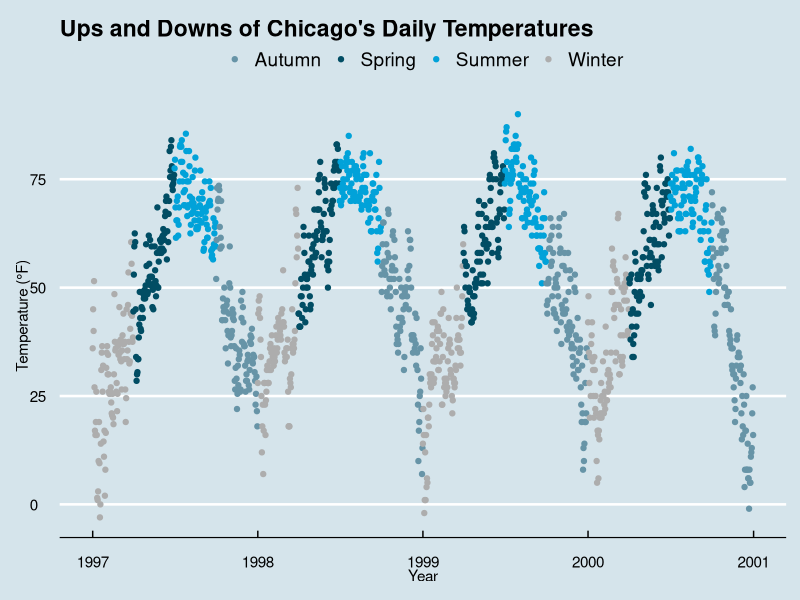
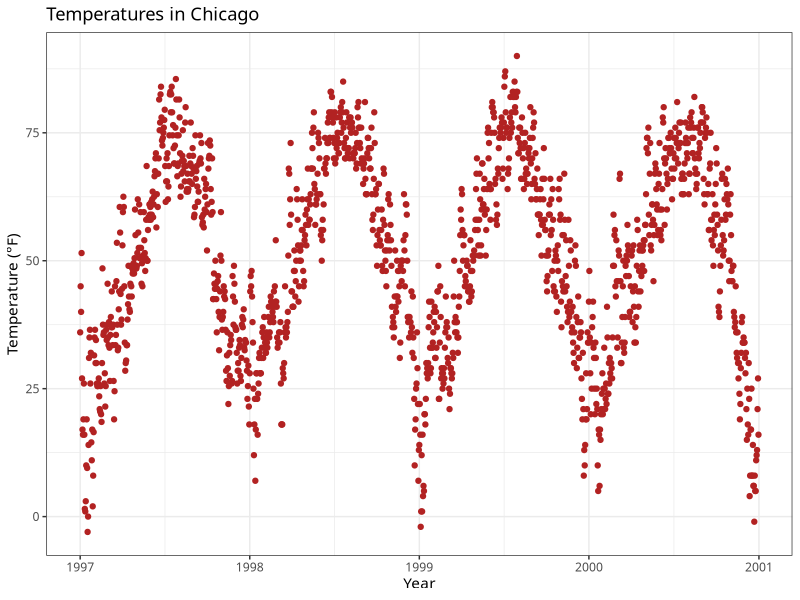
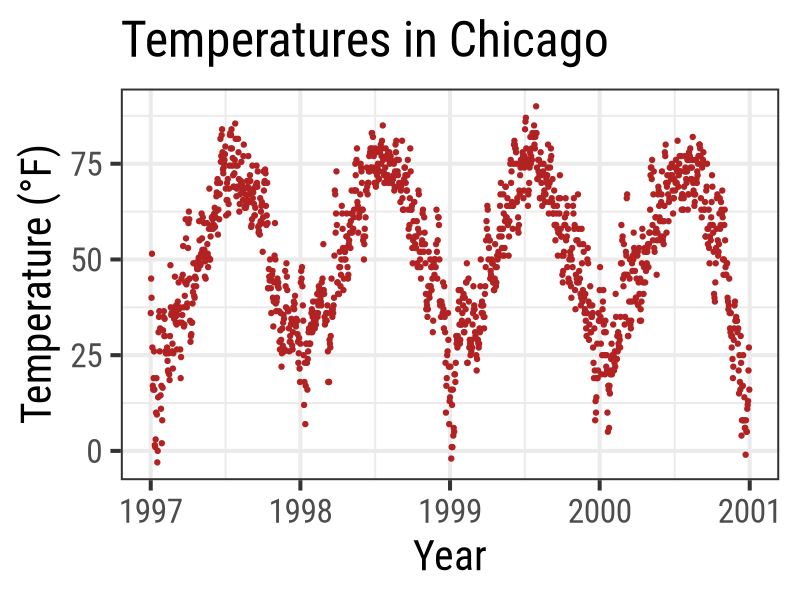
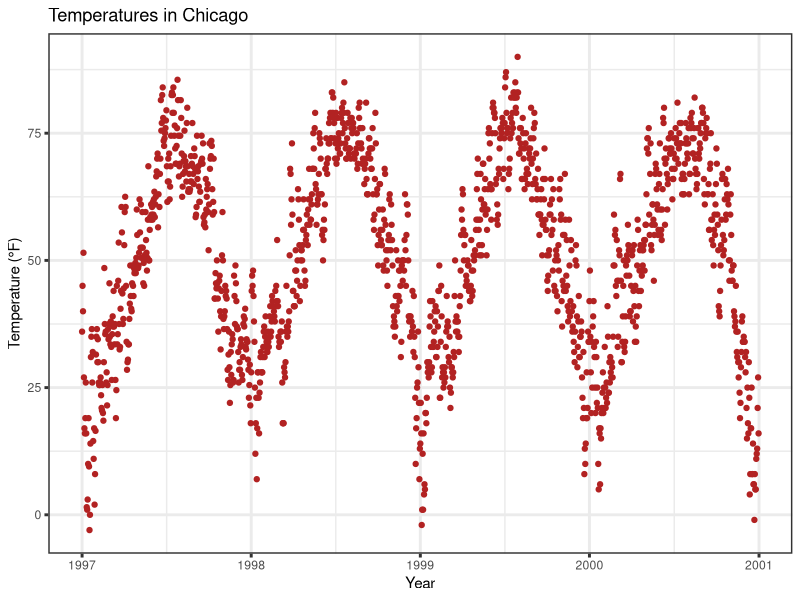
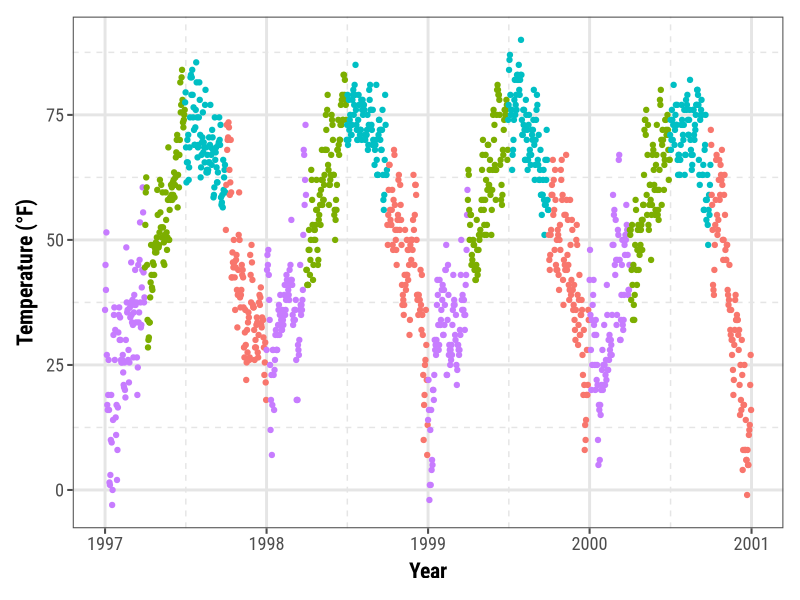
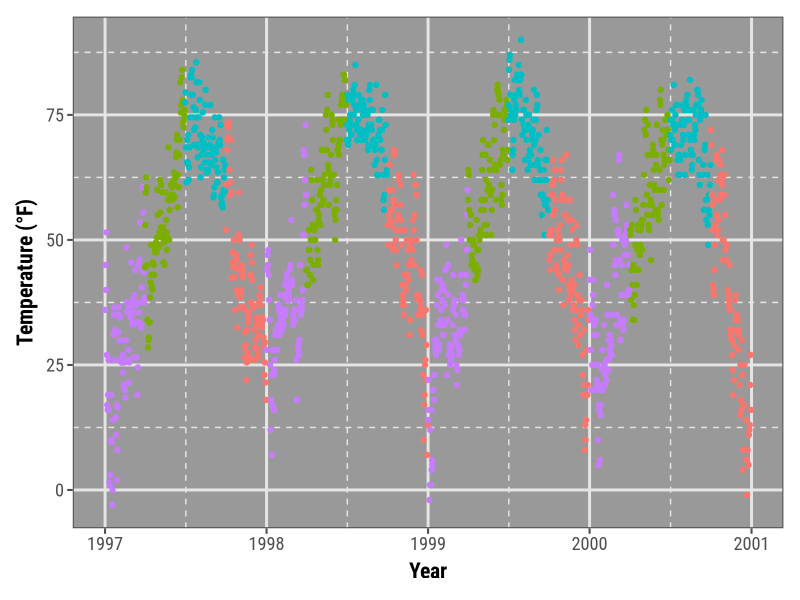
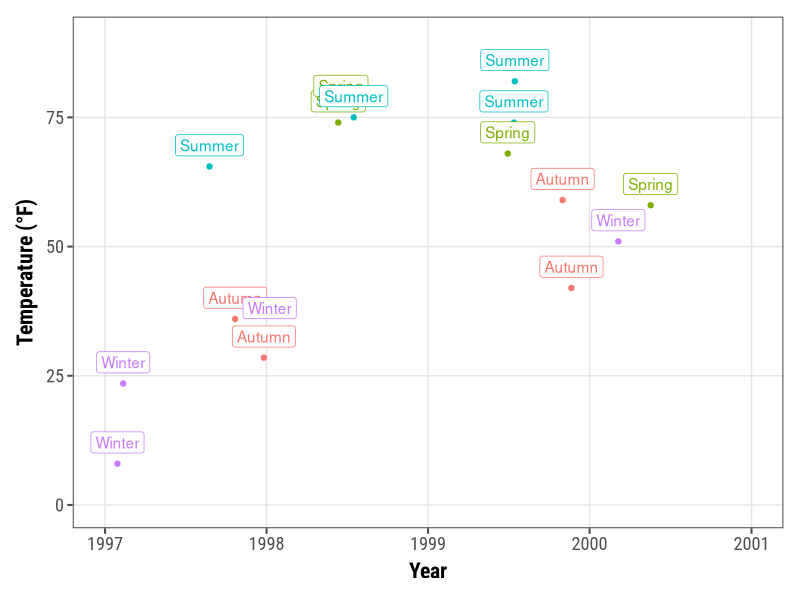
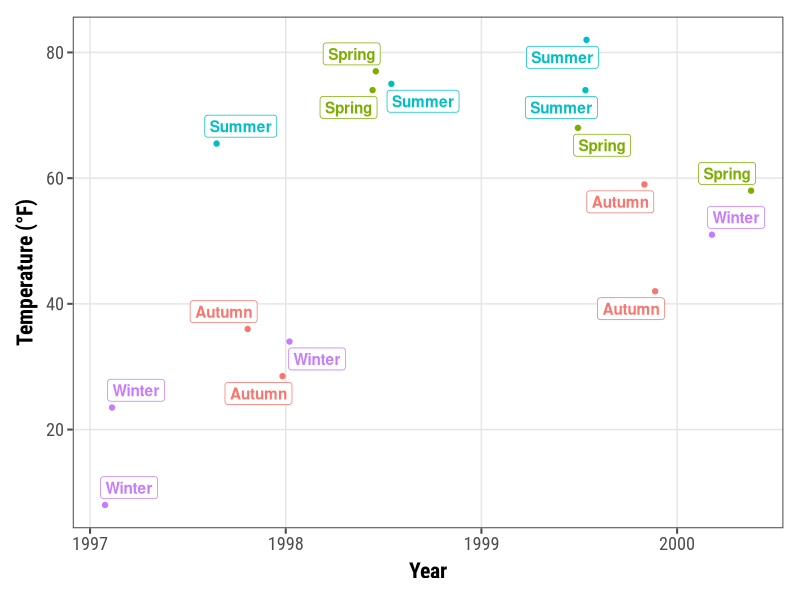

Write the R code that produced these figures, in order.
## ---- chunk 1
# load libraries
library(tidyverse)
library(systemfonts)
library(ggthemes)
library(ggtext)
theme_set(theme_bw())

# load data
chic <- readr::read_csv("./Data/chicago-nmmaps-custom.csv")
chic

## ---- chunk 2
ggplot(chic, aes(x = date, y = temp, color = season)) +
  geom_point() +
  labs(x = "Year", y = "Temperature (°F)") +
  ggtitle("Ups and Downs of Chicago's Daily Temperatures") +
  # uses theme_economist
  theme_economist() +
  # the color is modified to scale_color_economist
  scale_color_economist(name = NULL)
## ---- chunk 3
g <- ggplot(chic, aes(x = date, y = temp)) +
  geom_point(color = "firebrick") +
  labs(x = "Year", y = "Temperature (°F)",
       title = "Temperatures in Chicago")

g + theme_bw(base_family = "Playfair")

## ---- chunk 4
g + theme_bw(base_size = 30, base_family = "Roboto Condensed")

## ---- chunk 5
g + theme_bw(base_line_size = 1, base_rect_size = 1)

## ---- chunk 6
theme_gray
## ---- chunk 7
theme_custom <- function (base_size = 12, base_family = "Roboto Condensed") {
  half_line <- base_size/2
  theme(
    line = element_line(color = "black", linewidth = .5,
                        linetype = 1, lineend = "butt"),
    rect = element_rect(fill = "white", color = "black",
                        linewidth = .5, linetype = 1),
    text = element_text(family = base_family, face = "plain",
                        color = "black", size = base_size,
                        lineheight = .9, hjust = .5, vjust = .5,
                        angle = 0, margin = margin(), debug = FALSE),
    axis.line = element_blank(),
    axis.line.x = NULL,
    axis.line.y = NULL,
    axis.text = element_text(size = base_size * 1.1, color = "gray30"),
    axis.text.x = element_text(margin = margin(t = .8 * half_line/2),
                               vjust = 1),
    axis.text.x.top = element_text(margin = margin(b = .8 * half_line/2),
                                   vjust = 0),
    axis.text.y = element_text(margin = margin(r = .8 * half_line/2),
                               hjust = 1),
    axis.text.y.right = element_text(margin = margin(l = .8 * half_line/2),
                                     hjust = 0),
    axis.ticks = element_line(color = "gray30", linewidth = .7),
    axis.ticks.length = unit(half_line / 1.5, "pt"),
    axis.ticks.length.x = NULL,
    axis.ticks.length.x.top = NULL,
    axis.ticks.length.x.bottom = NULL,
    axis.ticks.length.y = NULL,
    axis.ticks.length.y.left = NULL,
    axis.ticks.length.y.right = NULL,
    axis.title.x = element_text(margin = margin(t = half_line),
                                vjust = 1, size = base_size * 1.3,
                                face = "bold"),
    axis.title.x.top = element_text(margin = margin(b = half_line),
                                    vjust = 0),
    axis.title.y = element_text(angle = 90, vjust = 1,
                                margin = margin(r = half_line),
                                size = base_size * 1.3, face = "bold"),
    axis.title.y.right = element_text(angle = -90, vjust = 0,
                                      margin = margin(l = half_line)),
    legend.background = element_rect(color = NA),
    legend.spacing = unit(.4, "cm"),
    legend.spacing.x = NULL,
    legend.spacing.y = NULL,
    legend.margin = margin(.2, .2, .2, .2, "cm"),
    legend.key = element_rect(fill = "gray95", color = "white"),
    legend.key.size = unit(1.2, "lines"),
    legend.key.height = NULL,
    legend.key.width = NULL,
    legend.text = element_text(size = rel(.8)),
    legend.text.align = NULL,
    legend.title = element_text(hjust = 0),
    legend.title.align = NULL,
    legend.position = "right",
    legend.direction = NULL,
    legend.justification = "center",
    legend.box = NULL,
    legend.box.margin = margin(0, 0, 0, 0, "cm"),
    legend.box.background = element_blank(),
    legend.box.spacing = unit(.4, "cm"),
    panel.background = element_rect(fill = "white", color = NA),
    panel.border = element_rect(color = "gray30",
                                fill = NA, linewidth = .7),
    panel.grid.major = element_line(color = "gray90", linewidth = 1),
    panel.grid.minor = element_line(color = "gray90", linewidth = .5,
                                    linetype = "dashed"),
    panel.spacing = unit(base_size, "pt"),
    panel.spacing.x = NULL,
    panel.spacing.y = NULL,
    panel.ontop = FALSE,
    strip.background = element_rect(fill = "white", color = "gray30"),
    strip.text = element_text(color = "black", size = base_size),
    strip.text.x = element_text(margin = margin(t = half_line,
                                                b = half_line)),
    strip.text.y = element_text(angle = -90,
                                margin = margin(l = half_line,
                                                r = half_line)),
    strip.text.y.left = element_text(angle = 90),
    strip.placement = "inside",
    strip.placement.x = NULL,
    strip.placement.y = NULL,
    strip.switch.pad.grid = unit(0.1, "cm"),
    strip.switch.pad.wrap = unit(0.1, "cm"),
    plot.background = element_rect(color = NA),
    plot.title = element_text(size = base_size * 1.8, hjust = .5,
                              vjust = 1, face = "bold",
                              margin = margin(b = half_line * 1.2)),
    plot.title.position = "panel",
    plot.subtitle = element_text(size = base_size * 1.3,
                                 hjust = .5, vjust = 1,
                                 margin = margin(b = half_line * .9)),
    plot.caption = element_text(size = rel(0.9), hjust = 1, vjust = 1,
                                margin = margin(t = half_line * .9)),
    plot.caption.position = "panel",
    plot.tag = element_text(size = rel(1.2), hjust = .5, vjust = .5),
    plot.tag.position = "topleft",
    plot.margin = margin(rep(base_size, 4)),
    complete = TRUE
  )
}
## ---- chunk 8
theme_set(theme_custom())

ggplot(chic, aes(x = date, y = temp, color = season)) +
  geom_point() + labs(x = "Year", y = "Temperature (°F)") + guides(color = "none")
## ---- chunk 9
theme_custom <- theme_update(panel.background = element_rect(fill = "gray60"))

# we have updated the panel background

ggplot(chic, aes(x = date, y = temp, color = season)) +
  geom_point() + labs(x = "Year", y = "Temperature (°F)") + guides(color = "none")
## ---- chunk 10
theme_custom <- theme_update(
  panel.background = element_rect(fill = "white"),
  panel.grid.major = element_line(linewidth = .5),
  panel.grid.minor = element_blank()
)
## ---- chunk 11
set.seed(2020)

sample <- chic |>
  dplyr::group_by(season) |>
  dplyr::sample_frac(0.01)

## code without pipes:
## sample <- sample_frac(group_by(chic, season), .01)

ggplot(sample, aes(x = date, y = temp, color = season)) +
  geom_point() +
  geom_label(aes(label = season), hjust = .5, vjust = -.5) +
  labs(x = "Year", y = "Temperature (°F)") +
  xlim(as.Date(c('1997-01-01', '2000-12-31'))) +
  ylim(c(0, 90)) +
  theme(legend.position = "none")
## ---- chunk 12
library(ggrepel)

ggplot(sample, aes(x = date, y = temp, color = season)) +
  geom_point() +
  geom_label_repel(aes(label = season), fontface = "bold") +
  labs(x = "Year", y = "Temperature (°F)") +
  theme(legend.position = "none")
## ---- chunk 13
ggplot(sample, aes(x = date, y = temp)) +
  geom_point(data = chic, size = .5) +
  geom_point(aes(color = season), size = 1.5) +
  geom_label_repel(aes(label = season, fill = season),
                   color = "white", fontface = "bold",
                   segment.color = "grey30") +
  labs(x = "Year", y = "Temperature (°F)") +
  theme(legend.position = "none")
## ---- chunk 14
g <-
  ggplot(chic, aes(x = temp, y = dewpoint)) +
  geom_point(alpha = .5) +
  labs(x = "Temperature (°F)", y = "Dewpoint")

g + 
  annotate(geom = "text", x = 25, y = 60, fontface = "bold", 
                label = "Dewpoint - Temperature Annotation")
## ---- chunk 15
g +
  geom_text(aes(x = 25, y = 60,
                label = "Dewpoint - Temperature Annotation"),
            ## see only the text-annotation
            stat = "unique")
## ---- chunk 16

lab_md <- "This plot shows **temperature** in *°F* versus **ozone level** in *ppm*"

g +
  geom_richtext(aes(x = 35, y = 3, label = lab_md),
                stat = "unique")
## ---- chunk 17
lab_html <- "&#9733; This plot shows <b style='color:red;'>temperature</b> in <i>°F</i> versus <b style='color:blue;'>ozone level</b>in <i>ppm</i> &#9733;"

g +
  geom_richtext(aes(x = 33, y = 3, label = lab_html),
                stat = "unique")
## ---- chunk 18
lab_long <- "**Chicago Temperature Data**<br><i style='font-size:8pt;color:red;'>Chicago temperature and dewpoint. The data shows Chicago Temperature and dewpoint. Dewpoint and Temperature relationship in Chicago<br>.Dewpoint and Temperature relationship in Chicago</i>"

g +
  geom_textbox(aes(x = 40, y = 10, label = lab_long),
               width = unit(15, "lines"), stat = "unique")

